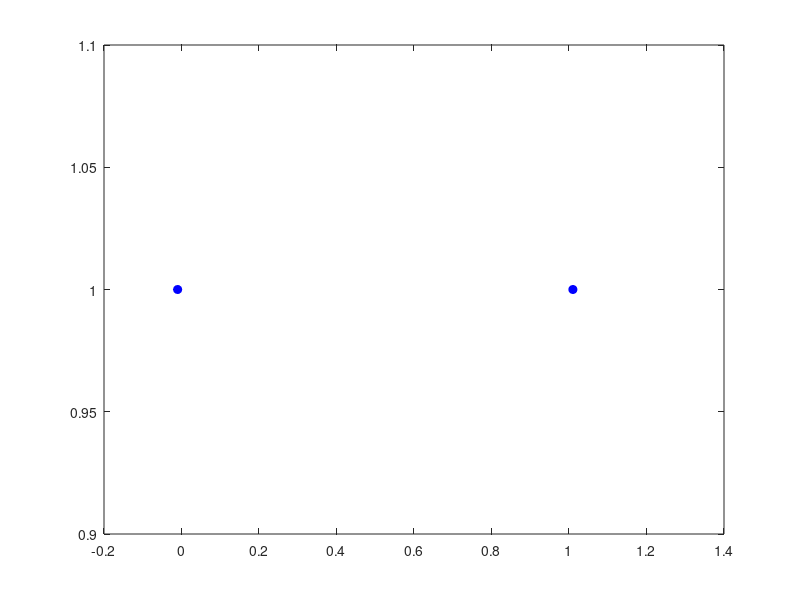

Reproduce this figure in MATLAB.
% First-order Upmind method to simulate the one-dimensional continuum 
% equations for the flux of electrons in the diode

% Reference: "Beyond the Child-Langmuir limit"
% R. E. Caflisch and M. S. Rosin

clear
clc

xmin = 0;
xmax = 1;
N = 100;
dt = 0.009;
t = 0;
tmax = 0.5;

dx = (xmax - xmin)/N;
x = xmin - dx : dx : xmax + dx;

%% Set initial Conditions
phi0 = exp(-200*(x-0.25).^2);
rho0 = exp(-200*(x-0.75).^2)+1;
v0 = exp(-200*(x-0.5).^2)+1;

phi = phi0; phiupd = phi0;
rho = rho0; rhoupd = rho0;
v = v0; vupd = v0;

%% loop through time
nsteps = tmax/dt;
for n = 1 : nsteps
    %% calculate boundary conditions
    phi(1) = phi(3); phi(N+3) = phi(N+1);
    rho(1) = rho(3); rho(N+3) = rho(N+1);
    v(1) = v(3); v(N+3) = v(N+1);

    %% Calculate the FOU scheme
    for i = 2 : N + 2
        vupd(i) = ((phi(i)-phi(i-1))/dx - v(i)*(v(i)-v(i-1))/dx)*dt+v(i);
        phiupd(i) = rho(i)*(dx)^2-phi(i-1)+2*phi(i);
        rhoupd(i) = -(v(i)*(rho(i)-rho(i-1))/dx+rho(i)*(v(i)-v(i-1))/dx) * dt + rho(i);
    end
    
    %% update parameter
    t = t + dt;
    v = vupd;
    phi = phiupd;
    rho = rhoupd;
    
    %% plot solution
    figure(1);
    plot(x, v, 'bo-', 'markerfacecolor', 'b');
    shg
    pause(dt); 
end







